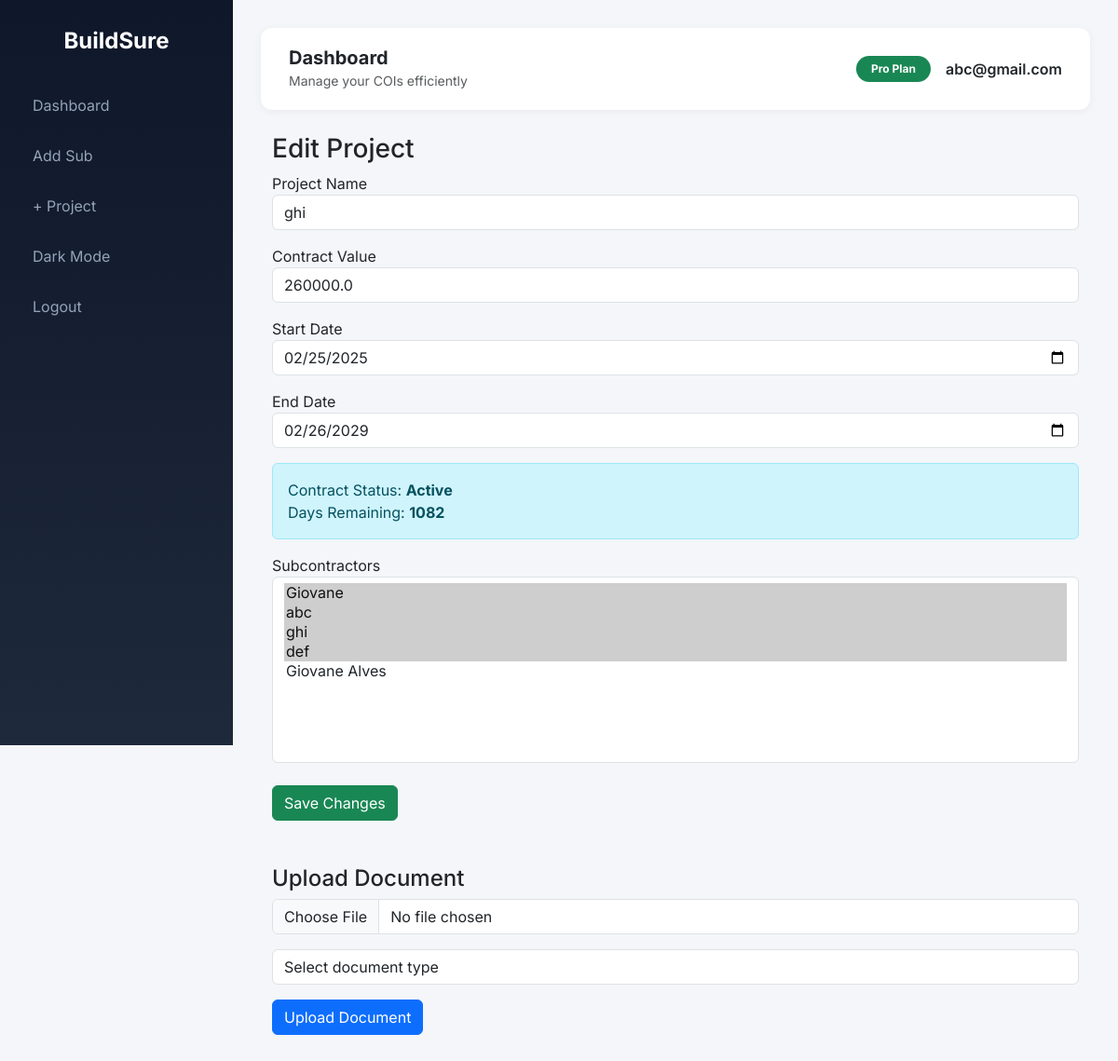
The page /edit_project/3 (signed in) on the database its author committed.
### main.py (models this page shows, shortened)
class User(UserMixin, db.Model):
    __tablename__ = "user"
    id = db.Column(db.Integer, primary_key=True)
    email = db.Column(
        db.String(120),
        unique=True,
        index=True,
        nullable=False
    )
    password_hash = db.Column(db.String(200), nullable=False)
    paid = db.Column(db.Boolean, default=False)
    timezone = db.Column(db.String(50), default="US/Eastern")
    created_at = db.Column(
        db.DateTime,
        default=datetime.utcnow
    )
    projects = db.relationship(
        "Project",
        backref="owner",
        lazy=True,
        cascade="all, delete-orphan"
    )
    subs = db.relationship(
        "Subcontractor",
        backref="owner",
        lazy=True,
        cascade="all, delete-orphan"
    )

class Project(db.Model):
    __tablename__ = "project"
    id = db.Column(db.Integer, primary_key=True)
    name = db.Column(db.String(255), nullable=False)
    contract_value = db.Column(
        db.Float,
        default=0
    )
    user_id = db.Column(
        db.Integer,
        db.ForeignKey("user.id"),
        nullable=False
    )
    start_date = db.Column(db.Date)
    end_date = db.Column(db.Date)
    subs = db.relationship(
        "ProjectSubcontractor",
        backref="project",
        lazy="select",
        cascade="all, delete-orphan"
    )
    @property
    def days_remaining(self):
        if not self.end_date:
            return None
        remaining = (self.end_date - date.today()).days
        return max(remaining, 0)
    @property
    def contract_status(self):
        if not self.end_date:
            return "Unknown"
        if self.days_remaining == 0:
            return "Expired"
        if self.days_remaining <= 30:
            return "Expiring Soon"
        return "Active"

class ProjectSubcontractor(db.Model):
    __tablename__ = "project_subcontractor"
    id = db.Column(db.Integer, primary_key=True)
    project_id = db.Column(
        db.Integer,
        db.ForeignKey("project.id"),
        nullable=False,
        index=True
    )
    subcontractor_id = db.Column(
        db.Integer,
        db.ForeignKey("subcontractor.id"),
        nullable=False,
        index=True
    )
    approved_for_project = db.Column(
        db.Boolean,
        default=False
    )
    coverage_limit = db.Column(
        db.Float,
        default=1000000
    )
    created_at = db.Column(
        db.DateTime,
        default=datetime.utcnow
    )
    subcontractor = db.relationship(
        "Subcontractor",
        lazy="joined"
    )
    __table_args__ = (
        db.UniqueConstraint(
            "project_id",
            "subcontractor_id",
            name="unique_project_sub"
        ),
    )

class Subcontractor(db.Model):
    __tablename__ = "subcontractor"
    id = db.Column(db.Integer, primary_key=True)
    user_id = db.Column(
        db.Integer,
        db.ForeignKey("user.id"),
        nullable=False,
        index=True
    )
    name = db.Column(
        db.String(150),
        nullable=False
    )
    email = db.Column(
        db.String(150),
        index=True
    )
    phone = db.Column(db.String(30))
    role = db.Column(db.String(100))
    timezone = db.Column(
        db.String(50),
        default="US/Eastern"
    )
    coi_expiration = db.Column(
        db.Date,
        index=True
    )
    last_reminder_sent = db.Column(db.DateTime)
    created_at = db.Column(
        db.DateTime,
        default=datetime.utcnow
    )
    documents = db.relationship(
        "Document",
        backref="sub",
        lazy="selectin",
        cascade="all, delete-orphan"
    )

### main.py (the view, shortened to what this page needs)
@app.route("/edit_project/<int:project_id>", methods=["GET", "POST"])
@login_required
def edit_project(project_id):
    project = Project.query.filter_by(
        id=project_id,
        user_id=current_user.id
    ).first_or_404()
    subs = Subcontractor.query.filter_by(
        user_id=current_user.id
    ).all()
    return render_template(
        "edit_project.html",
        project=project,
        subs=subs
    )

### main.py (called while the page is built)
@login_manager.user_loader
def load_user(user_id):
    if not user_id:
        return None
    try:
        return db.session.get(User, int(user_id))
    except (ValueError, TypeError):
        return None

### templates/edit_project.html (shortened to what this page needs)
{% extends "base.html" %}
{% block content %}
<div class="page-wrapper">
<h3>Edit Project</h3>
<form method="POST">
    <div class="mb-3">
        <label>Project Name</label>
        <input type="text"
               name="name"
               class="form-control"
               value="{{ project.name }}"
               required>
    </div>
    <div class="mb-3">
        <label>Contract Value</label>
        <input type="number"
               step="0.01"
               name="contract_value"
               class="form-control"
               value="{{ project.contract_value }}">
    </div>
    <div class="mb-3">
        <label>Start Date</label>
        <input type="date"
               name="start_date"
               class="form-control"
               value="{{ project.start_date }}">
    </div>
    <div class="mb-3">
        <label>End Date</label>
        <input type="date"
               name="end_date"
               class="form-control"
               value="{{ project.end_date }}">
    </div>
    {% if project.end_date %}
    <div class="alert alert-info">
        Contract Status:
        <strong>{{ project.contract_status }}</strong>
        <br>
        Days Remaining:
        <strong>{{ project.days_remaining }}</strong>
    </div>
    {% endif %}
    <label>Subcontractors</label>
    <select name="subcontractors"
            multiple
            class="form-control"
            style="height:200px">
        {% for sub in subs %}
        <option value="{{ sub.id }}"
        {% for link in project.subs %}
            {% if link.subcontractor_id == sub.id %}
                selected
            {% endif %}
        {% endfor %}
        >
        {{ sub.name }}
        </option>
        {% endfor %}
    </select>
    <br>
    <button type="submit" class="btn btn-success">
        Save Changes
    </button>
</form>
<br><br>
<h4>Upload Document</h4>
<form action="{{ url_for('upload_project_document', project_id=project.id) }}"
      method="POST"
      enctype="multipart/form-data">
    <div class="mb-3">
        <input type="file"
               name="file"
               class="form-control"
               required>
    </div>
    <div class="mb-3">
        <select name="doc_type"
                class="form-control"
                required>
            <option value="">Select document type</option>
        </select>
    </div>
    <button type="submit" class="btn btn-primary">
        Upload Document
    </button>
</form>
</div>
{% endblock %}

### templates/base.html (shortened to what this page needs)
<!DOCTYPE html>
<html lang="en">
<head>
<link href="https://cdn.jsdelivr.net/npm/bootstrap@5.3.2/dist/css/bootstrap.min.css" rel="stylesheet">
</head>
<body>
{% if current_user.is_authenticated %}
<div class="sidebar">
<h4>BuildSure</h4>
<a href="{{ url_for('dashboard') }}">Dashboard</a> <a href="{{ url_for('add_sub') }}">Add Sub</a> <a href="{{ url_for('add_project') }}">+ Project</a>
<a href="#" id="toggleDark">Dark Mode</a>
<a href="{{ url_for('logout') }}">Logout</a>
</div>
{% endif %}
<div class="{% if current_user.is_authenticated %}main-content{% endif %}">
{% if current_user.is_authenticated %}
<div class="navbar-top d-flex justify-content-between align-items-center">
<div class="d-flex align-items-center gap-3">
<div>
<h5 class="mb-0 fw-bold">Dashboard</h5>
<small class="text-muted">Manage your COIs efficiently</small>
</div>
</div>
<div class="d-flex align-items-center gap-3">
<span class="badge bg-success rounded-pill px-3 py-2">
{{ "Pro Plan" if current_user.paid else "Free Plan" }}
</span>
<span class="fw-semibold">{{ current_user.email }}</span>
</div>
</div>
{% endif %}
<div class="position-fixed top-0 end-0 p-3" style="z-index:9999">
</div>
<div class="container-fluid">
{% block content %}{% endblock %}
</div>
</div>
</body>
</html>

### templates/base.html (style rules this page uses)
body { background-color:#f4f6f9; font-family:'Inter',sans-serif; transition:background-color .3s ease,color .3s ease; }
.sidebar { height:100vh; position:fixed; width:250px; background:linear-gradient(180deg,#0f172a,#1e293b); color:white; padding-top:30px; transition:transform .3s ease; }
.sidebar h4 { text-align:center; margin-bottom:30px; font-weight:700; }
.sidebar a { color:#94a3b8; text-decoration:none; display:block; padding:12px 20px; border-radius:10px; margin:6px 15px; transition:.2s ease; }
.main-content { margin-left:250px; padding:30px; transition:margin-left .3s ease; }
.navbar-top { background:white; padding:20px 30px; border-radius:12px; margin-bottom:25px; box-shadow:0 2px 10px rgba(0,0,0,0.05); transition:background .3s ease; }

### rows shown on the page
User: paid "Pro Plan", email "abc@gmail.com"
Project: name "ghi", contract_value "260000.0", start_date "02/25/2025", end_date "02/26/2029", contract_status "Active", days_remaining "1082"
ProjectSubcontractor: subcontractors "Giovane ☑ / abc ☑ / ghi ☑ / def ☑ / Giovane Alves"
